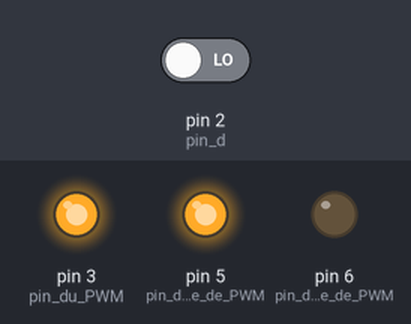
This sketch was run on a simulated Arduino Uno, built with avr-gcc and run on an emulated ATmega328P. Shown: output pins drawn as LEDs (lit = HIGH). Inputs (shaded band) come from the test bench; at power-on: pin 2 (pin_d) LOW.

Above: at 0.1 s.
Timing chart, 0 to 1.6 s (numbered marks = the images above):
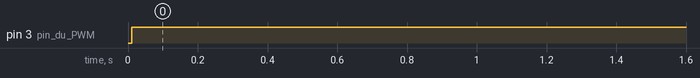

The sketch:

sketch_nov04a.ino
```cpp
#include <SimpleTimer.h>
#define PI 3.1415926535897932384626433832795


float vitesse = 2; // consigne de vitesse
int r_reduc = 20; // rapport de réduction
const float cad_ech = 0.01; // cadence d'échantillonage
SimpleTimer timer; // timer

float erreur_precedente=0;
float somme_erreur = 0;
volatile int compteur=0;

void setup() {
  Serial.begin(9600);
  pinMode(5, OUTPUT);// pin de consigne de PWM (rotation)
  pinMode(6, OUTPUT);// pin de consigne de PWM (rotation)
  pinMode(3,OUTPUT); // pin du PWM (rapport cyclique)

  pinMode(2,INPUT); // pin d'interruption

  digitalWrite(5,HIGH);

  // on incrémente dès qu'il y a un signal
  attachInterrupt(digitalPinToInterrupt(2), comptage, CHANGE);

  // on asservit tous les 0.01 s
  timer.setInterval(cad_ech*1000, asservissement);
}


void loop() {
  timer.run();
}

// incrémentation dès qu'il y a un signal
void comptage(){
 compteur++;
}

void asservissement(){

  int nb_impulsions=compteur;

  // calcul de la vitesse du moteur
  float vitesse_moteur = nb_impulsions/(r_reduc*cad_ech*11);
  compteur=0;

  float erreur = vitesse-vitesse_moteur; // calcul erreur
  float somme_erreur=somme_erreur+erreur;
  float consigne = 60*erreur + 5*(erreur-erreur_precedente)+ 1.5*somme_erreur; // kp = 60 ; kd=5 ; ki = 1.5
  float erreur_precedente = erreur;

  int commande = (int)(255*consigne/5);
   if (commande>255) {
        commande = 255;
    }
   if (commande<0) {
        commande = 0;
    }

  // Commande du PWM
  analogWrite(3, commande);
}
```

Measured:
- by itself, pin 3 (pin_du_PWM): LOW → HIGH at 0.01 s
